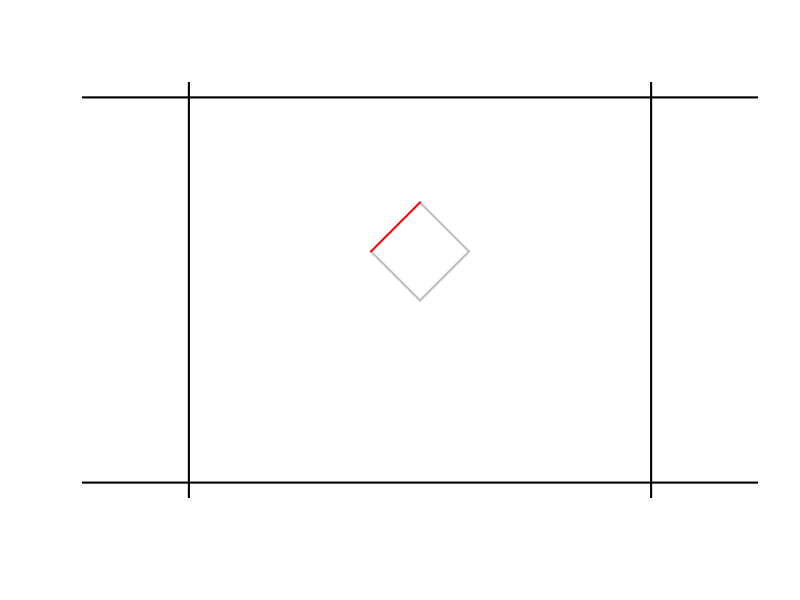

This chart was generated by the following R code: (Note: this script raises an error after producing the figure.)
library(pracma)

###
# Utility functions
###

zattach <- function (ll) 
{
  for (i in 1:length(ll)) {
    assign(names(ll)[i], ll[[i]], envir = globalenv())
  }
}

do.call2 <- function (f, ll, ...) 
{
  dots <- eval(substitute(alist(...)))
  ll <- modifyList(ll, dots)
  do.call(f, ll)
}

###
#  Code
###

rmat <- function(theta) {
  matrix(c(cos(theta), -sin(theta), sin(theta), cos(theta)), 2, 2)
}

draw_dice <- function(xl, yl, dice_pos, dice_angle, add = FALSE, ...) {
  if (!add) {
    plot(NA, NA, xlim = xl, ylim = yl, ann = FALSE, axes = FALSE, asp = 1)
    abline(yl[1],0, lwd = 2)
    abline(yl[2],0, lwd = 2)
    abline(v = xl[1], lwd = 2)
    abline(v = xl[2], lwd = 2)
  }
  dcoors <- dice_verts %*% rmat(dice_angle) + repmat(dice_pos, 4, 1)
  lines(dcoors[2:3, ], col = "grey", lwd = 2)
  lines(dcoors[3:4, ], col = "grey", lwd = 2)
  lines(dcoors[c(4, 1), ], col = "grey", lwd = 2)
  ## the first edge of the dice is red
  lines(dcoors[1:2, ], col = "red", lwd = 2)
}

apply_uncons <- function(gcons, dice_pos, dice_angle, dice_v, dice_omega, drag_f, eps, tt, ...) {
  #dcoors <- dice_verts %*% rmat(dice_angle) + repmat(dice_pos, 4, 1)
  dice_v[2] <- dice_v[2] - eps * gcons
  dice_angle <- dice_angle + eps * dice_omega
  dice_pos <- dice_pos + eps * dice_v
  dice_v <- dice_v * (1 - eps* drag_f)
  dice_omega <- dice_omega * (1- eps*drag_f)
  tt <- tt + eps
  list(dice_pos = dice_pos, dice_angle = dice_angle, dice_v = dice_v, dice_omega = dice_omega,
       tt = tt)
}

apply_wall <- function(xl, yl, dice_pos, dice_angle, dice_v, dice_omega, dice_mass,
                       dice_inertia, newton_e, ...) {
  ## compute the coordinates
  dcoors <- dice_verts %*% rmat(dice_angle) + repmat(dice_pos, 4, 1)
  dcoors0 <- dice_verts %*% rmat(dice_angle) 
  dcoors_perp <- cbind(-dcoors0[, 2], dcoors0[, 1])
  ## vertex velocities
  vvs <- repmat(dice_v, 4, 1) + dcoors_perp * dice_omega
  ## normals
  normal_vs <- list(x1 = c(1, 0), x2 = c(-1, 0), y1 = c(0, 1), y2 = c(0, -1))
  ## hit checks
  hitX1 <- dcoors[, 1] < xl[1] & (vvs %*% normal_vs$x1) < 0
  hitX2 <- dcoors[, 1] > xl[2] & (vvs %*% normal_vs$x2) < 0
  hitY1 <- dcoors[, 2] < yl[1] & (vvs %*% normal_vs$y1) < 0
  hitY2 <- dcoors[, 2] > yl[2] & (vvs %*% normal_vs$y2) < 0
  hitlist <- list(x1 = hitX1, x2 = hitX2, y1 = hitY1, y2 = hitY2)
  # i <- 3
  for (i in sample(4)) {
    normal_v <- normal_vs[[i]]
    if (sum(hitlist[[i]]) > 0) {
      ind <- which(hitlist[[i]])[sample(sum(hitlist[[i]]), 1)]
      r <- dcoors0[ind, ]
      rperp <- c(-r[2], r[1])
      vp <- vvs[ind, ]
      j <- compute_j(newton_e, normal_v, vp, r, dice_mass, dice_inertia)
      dice_v <- dice_v + j/dice_mass * normal_v
      dice_omega <- dice_omega + j/dice_inertia * sum(rperp * normal_v)
    }
  }
  list(dice_pos = dice_pos, dice_angle = dice_angle, dice_v = dice_v, dice_omega = dice_omega)
}

project_back <- function(xl, yl, dice_pos, dice_angle, ...) {
  dcoors <- dice_verts %*% rmat(dice_angle) + repmat(dice_pos, 4, 1)
  if (min(dcoors[, 1]) < xl[1]) dice_pos[1] <- dice_pos[1] + (xl[1] - min(dcoors[, 1]))
  if (max(dcoors[, 1]) > xl[2]) dice_pos[1] <- dice_pos[1] + (xl[2] - max(dcoors[, 1]))
  if (min(dcoors[, 2]) < yl[1]) dice_pos[2] <- dice_pos[2] + (yl[1] - min(dcoors[, 2]))
  if (max(dcoors[, 2]) > yl[2]) dice_pos[2] <- dice_pos[2] + (yl[2] - max(dcoors[, 2]))
  list(dice_pos = dice_pos, dice_angle = dice_angle)
}

compute_j <- function(newton_e, normal_v, v, r, Ma, Ia) {
  rperp <- c(-r[2], r[1])
  -(1 + newton_e) * sum(v * normal_v)/(1/Ma + sum(rperp * normal_v)^2/Ia)
}

simulate_dice <- function(xl, yl, gcons, drag_f, dice_pos, dice_angle,
                          dice_v, dice_omega, dice_mass, dice_inertia,
                          newton_e, eps, framerate, ...) {
  tt <- 0
  params <- list(xl = xl, yl = yl, gcons = gcons, drag_f = drag_f, 
                 dice_pos = dice_pos, dice_angle = dice_angle,
                 dice_v = dice_v, dice_omega = dice_omega,
                 dice_mass = dice_mass, dice_inertia = dice_inertia,
                 newton_e = newton_e, eps = eps, framerate = framerate)
}

get_energy <- function(gcons, dice_pos, dice_angle,
                        dice_v, dice_omega, dice_mass, ...) {
  gpot <- gcons * dice_mass * dice_pos[2]
  dcoors <- dice_verts %*% rmat(dice_angle) + repmat(dice_pos, 4, 1)
  dcoors0 <- dice_verts %*% rmat(dice_angle) 
  dcoors_perp <- cbind(-dcoors0[, 2], dcoors0[, 1])
  vvs <- repmat(dice_v, 4, 1) + dcoors_perp * dice_omega
  kinet <- 1/2 * sum(rowSums(vvs^2) * dice_mass/4)
  gpot + kinet
}

# force_energy_conservation <- function(en0, gcons = .GlobalEnv[["gcons"]],
#                                       dice_pos = .GlobalEnv[["dice_pos"]],
#                                       dice_angle = .GlobalEnv[["dice_angle"]],
#                                       dice_v = .GlobalEnv[["dice_v"]],
#                                       dice_omega = .GlobalEnv[["dice_omega"]],
#                                       dice_mass = .GlobalEnv[["dice_mass"]],
#                                       ...) {
#   en <- energy_dice(gcons, dice_pos, dice_angle, dice_v, dice_omega, dice_mass)
#   while (en > en0 && sum(abs(dice_v) + abs(dice_omega)) > 1e-3) {
#     dice_v <- dice_v * c(0.999, 0.99)
#     dice_omega <- dice_omega * 0.95
#     en <- energy_dice(gcons, dice_pos, dice_angle, dice_v, dice_omega, dice_mass)
#   }
#   list(dice_pos = dice_pos, dice_angle = dice_angle, dice_v = dice_v, dice_omega = dice_omega)
# }

get_dcoords <- function(dice_pos, dice_angle, ...) {
  dice_verts %*% rmat(dice_angle) + repmat(dice_pos, 4, 1)
}

get_hitlist0 <- function(xl, yl,  dice_pos, dice_angle,  ...) {
  dcoors <- dice_verts %*% rmat(dice_angle) + repmat(dice_pos, 4, 1)
  hitX1 <- dcoors[, 1] < xl[1]
  hitX2 <- dcoors[, 1] > xl[2]
  hitY1 <- dcoors[, 2] < yl[1]
  hitY2 <- dcoors[, 2] > yl[2]
  cbind(x1 = hitX1, x2 = hitX2, y1 = hitY1, y2 = hitY2)
}

get_vvs <- function(dice_pos = .GlobalEnv[["dice_pos"]],
                    dice_angle = .GlobalEnv[["dice_angle"]],
                    dice_v = .GlobalEnv[["dice_v"]],
                    dice_omega = .GlobalEnv[["dice_omega"]],
                    ...) {
  ## compute the coordinates
  dcoors <- dice_verts %*% rmat(dice_angle) + repmat(dice_pos, 4, 1)
  dcoors0 <- dice_verts %*% rmat(dice_angle) 
  dcoors_perp <- cbind(-dcoors0[, 2], dcoors0[, 1])
  ## vertex velocities
  repmat(dice_v, 4, 1) + dcoors_perp * dice_omega
}

find_collision_time <- function(eps = 0.05, eps_power = 10,
                                xl, yl, gcons, drag_f, newton_e, dice_mass, dice_inertia,
                                tt, dice_pos, dice_angle, dice_v, dice_omega, ...
) {
  eps0 <- eps
  params <- list(xl = xl, yl = yl, gcons = gcons, drag_f = drag_f, newton_e = newton_e,
                 dice_mass = dice_mass, dice_inertia = dice_inertia,
                 tt = tt, dice_pos = dice_pos, dice_angle = dice_angle, 
                 dice_v = dice_v, dice_omega = dice_omega, eps = eps)
  for (i in 1:eps_power) {
    eps <- eps/2
    h0 <- do.call(get_hitlist0, params)
    while(sum(h0) == 0) {
      params$eps <- eps
      update <- do.call2(apply_uncons, params)
      h0 <- do.call(hitlist0, update)
      if (sum(h0) == 0) params <- modifyList(params, update)
    }
  }
  params <- modifyList(params, update)
  update <- do.call2(apply_wall, params)
  params <- modifyList(params, update)
  ## run until noncollision
  eps <- eps/16
  (h0 <- do.call(get_hitlist0, params))
  counter <- 0
  CMAX <- 1024
  while(sum(h0) > 0 && counter < CMAX) {
    counter <- counter + 1
    params$eps <- eps
    update <- do.call2(apply_uncons, params)
    (h0 <- do.call(hitlist0, update))
    params <- modifyList(params, update)
    do.call(get_dcoords, params)
    do.call(get_vvs, params)
  }
  if (counter == CMAX) params$terminal = TRUE
  params$eps <- eps0
  params
}

####
##  DEMO
####

## simulation step size
eps0 <- 0.05
eps_power <- 20
## hack to fix simulation
# collision_thres <- 0.1

## gravity
gcons <- 2
## newton e const
newton_e <- 0.9
## air_res effect
drag_f <- 0.05

## size of box
xl <- c(-3, 3)
yl <- c(0, 5)

## size of dice
dice_sz <- 0.9
## coords of dice relative to center of mass
dice_verts <- dice_sz * 
  rbind(c(-.5, .5),
        c(.5, .5),
        c(.5, -.5),
        c(-.5, -.5))
## mass of the dice
dice_mass <- 4
## moment of inertia
dice_inertia <- dice_mass/4 * sum(rowSums(dice_verts^2))

## initial position of dice
dice_pos <- c(0, 3)
dice_angle <- pi/4

## initial velocity of dice
dice_v <- c(4.3 + 5 * runif(1), 0)
dice_omega <- 0.5 + 5 * runif(1)

## time variable
tt <- 0

## graphical params
framerate <- 0.1

# list of params for copy/paste
# xl, yl, gcons, drag_f, newton_e, dice_mass, dice_inertia,
# tt, dice_pos, dice_angle, dice_v, dice_omega, 

## put everything into a list
params0 <- list(xl = xl, yl = yl, gcons = gcons, drag_f = drag_f, 
               dice_pos = dice_pos, dice_angle = dice_angle,
               dice_v = dice_v, dice_omega = dice_omega,
               dice_mass = dice_mass, dice_inertia = dice_inertia,
               newton_e = newton_e, eps0 = eps0, framerate = framerate, 
               eps = eps0, eps_power = eps_power, tt = tt)

####
##  Initialize
####

params <- params0
do.call(get_energy, params)
do.call(draw_dice, params)

####
##  Find collision time
####

## check energy before collision


## find collision and apply wall
while(is.null(params[["terminal"]])) {
  oldparams <- params
  update <- do.call2(find_collision_time, params)
  params <- modifyList(params, update)
  update <- do.call2(apply_wall, params)
  params <- modifyList(params, update)
  en <- do.call(get_energy, params)
  do.call(draw_dice, params); title("post-collision", sub = en)
}
params[["terminal"]]
do.call(get_dcoords, params)
do.call(get_hitlist0, params)
do.call(get_vvs, params)


params <- oldparams
zattach(params)
## run until noncollision
# update <- do.call2(run_until_noncollision, params)
# params <- modifyList(params, update)
# en <- do.call(get_energy, params)
# do.call(draw_dice, params); title("post-collision", sub = en)
# do.call(get_dcoords, params)
# do.call(get_hitlist0, params)
# do.call(get_vvs, params)
#do.call(draw_dice, params)
